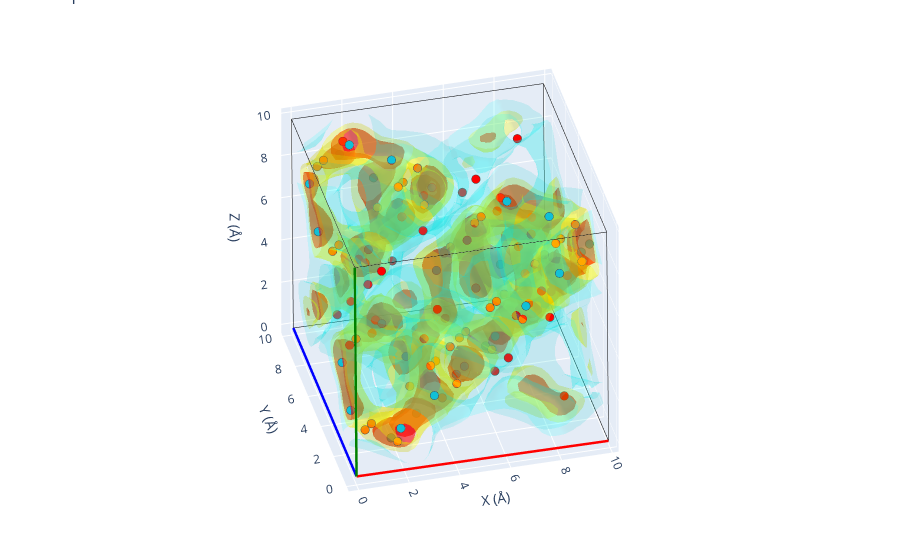

Here is the notebook cell this chart was saved with:
### Markdown cell above
## A richer reference: three Li Wyckoff sites

The `argyrodite.cif` above only lists the single 48*h* lithium position. A more complete
description of the lithium sublattice spreads the lithium over **three** Wyckoff sites
(48*h*, a second 48*h*, and 16*e*). The bundled `src/gemdat/data/argyrodite_48h48h16e.cif`
captures this; overlaying its 112 lithium sites on the folded density shows how the
secondary positions line up with the simulated density.

### Code cell
# `Structure`, `load_known_material` and `Image` are already imported above.
reference_3site = load_known_material('argyrodite_48h48h16e')
expected_sites_3site = Structure(
    lattice=folded_vol.lattice,
    species=[site.specie for site in reference_3site],
    coords=[site.frac_coords for site in reference_3site],
    # Keep the Wyckoff labels ('48h', '48h2', '16e') so plot_3d colours the
    # three site types distinctly.
    labels=reference_3site.labels,
)

folded_vol.plot_3d(structure=expected_sites_3site)

### Figure 1 — Plotly figure (JSON) as saved in the notebook; plotly's stock layout.template omitted (floating-point values rounded to 4 significant figures; data arrays with more than 128 entries replaced by an {"elided": "..."} marker saying what was removed)
{"data": [{"line": {"color": "red", "width": 5}, "mode": "lines", "showlegend": false, "type": "scatter3d", "x": [0, 9.937], "y": [0, 0.003104], "z": [0, -0.07366]}, {"line": {"color": "blue", "width": 5}, "mode": "lines", "showlegend": false, "type": "scatter3d", "x": [0, 0.005318], "y": [0, 9.919], "z": [0, -0.02126]}, {"line": {"color": "green", "width": 5}, "mode": "lines", "showlegend": false, "type": "scatter3d", "x": [0, -0.07517], "y": [0, -0.01577], "z": [0, 9.916]}, {"line": {"color": "black", "width": 1}, "mode": "lines", "showlegend": false, "type": "scatter3d", "x": [9.937, 9.942], "y": [0.003104, 9.923], "z": [-0.07366, -0.09492]}, {"line": {"color": "black", "width": 1}, "mode": "lines", "showlegend": false, "type": "scatter3d", "x": [9.937, 9.861], "y": [0.003104, -0.01266], "z": [-0.07366, 9.842]}, {"line": {"color": "black", "width": 1}, "mode": "lines", "showlegend": false, "type": "scatter3d", "x": [0.005318, 9.942], "y": [9.919, 9.923], "z": [-0.02126, -0.09492]}, {"line": {"color": "black", "width": 1}, "mode": "lines", "showlegend": false, "type": "scatter3d", "x": [0.005318, -0.06986], "y": [9.919, 9.904], "z": [-0.02126, 9.895]}, {"line": {"color": "black", "width": 1}, "mode": "lines", "showlegend": false, "type": "scatter3d", "x": [-0.07517, 9.861], "y": [-0.01577, -0.01266], "z": [9.916, 9.842]}, {"line": {"color": "black", "width": 1}, "mode": "lines", "showlegend": false, "type": "scatter3d", "x": [-0.07517, -0.06986], "y": [-0.01577, 9.904], "z": [9.916, 9.895]}, {"line": {"color": "black", "width": 1}, "mode": "lines", "showlegend": false, "type": "scatter3d", "x": [9.867, -0.06986], "y": [9.907, 9.904], "z": [9.821, 9.895]}, {"line": {"color": "black", "width": 1}, "mode": "lines", "showlegend": false, "type": "scatter3d", "x": [9.867, 9.861], "y": [9.907, -0.01266], "z": [9.821, 9.842]}, {"line": {"color": "black", "width": 1}, "mode": "lines", "showlegend": false, "type": "scatter3d", "x": [9.867, 9.942], "y": [9.907, 9.923], "z": [9.821, -0.09492]}, {"color": "red", "i": {"elided": "7396 int values"}, "j": {"elided": "7396 int values"}, "k": {"elided": "7396 int values"}, "name": "isoval=434.5", "opacity": 0.6, "showlegend": false, "type": "mesh3d", "x": {"elided": "4027 float values"}, "y": {"elided": "4027 float values"}, "z": {"elided": "4027 float values"}}, {"color": "yellow", "i": {"elided": "15224 int values"}, "j": {"elided": "15224 int values"}, "k": {"elided": "15224 int values"}, "name": "isoval=173.8", "opacity": 0.3, "showlegend": false, "type": "mesh3d", "x": {"elided": "8020 float values"}, "y": {"elided": "8020 float values"}, "z": {"elided": "8020 float values"}}, {"color": "cyan", "i": {"elided": "19034 int values"}, "j": {"elided": "19034 int values"}, "k": {"elided": "19034 int values"}, "name": "isoval=12.166", "opacity": 0.15, "showlegend": false, "type": "mesh3d", "x": {"elided": "10091 float values"}, "y": {"elided": "10091 float values"}, "z": {"elided": "10091 float values"}}, {"line": {"color": "red", "width": 5}, "mode": "lines", "showlegend": false, "type": "scatter3d", "x": [0, 9.937], "y": [0, 0.003104], "z": [0, -0.07366]}, {"line": {"color": "blue", "width": 5}, "mode": "lines", "showlegend": false, "type": "scatter3d", "x": [0, 0.005318], "y": [0, 9.919], "z": [0, -0.02126]}, {"line": {"color": "green", "width": 5}, "mode": "lines", "showlegend": false, "type": "scatter3d", "x": [0, -0.07517], "y": [0, -0.01577], "z": [0, 9.916]}, {"line": {"color": "black", "width": 1}, "mode": "lines", "showlegend": false, "type": "scatter3d", "x": [9.937, 9.942], "y": [0.003104, 9.923], "z": [-0.07366, -0.09492]}, {"line": {"color": "black", "width": 1}, "mode": "lines", "showlegend": false, "type": "scatter3d", "x": [9.937, 9.861], "y": [0.003104, -0.01266], "z": [-0.07366, 9.842]}, {"line": {"color": "black", "width": 1}, "mode": "lines", "showlegend": false, "type": "scatter3d", "x": [0.005318, 9.942], "y": [9.919, 9.923], "z": [-0.02126, -0.09492]}, {"line": {"color": "black", "width": 1}, "mode": "lines", "showlegend": false, "type": "scatter3d", "x": [0.005318, -0.06986], "y": [9.919, 9.904], "z": [-0.02126, 9.895]}, {"line": {"color": "black", "width": 1}, "mode": "lines", "showlegend": false, "type": "scatter3d", "x": [-0.07517, 9.861], "y": [-0.01577, -0.01266], "z": [9.916, 9.842]}, {"line": {"color": "black", "width": 1}, "mode": "lines", "showlegend": false, "type": "scatter3d", "x": [-0.07517, -0.06986], "y": [-0.01577, 9.904], "z": [9.916, 9.895]}, {"line": {"color": "black", "width": 1}, "mode": "lines", "showlegend": false, "type": "scatter3d", "x": [9.867, -0.06986], "y": [9.907, 9.904], "z": [9.821, 9.895]}, {"line": {"color": "black", "width": 1}, "mode": "lines", "showlegend": false, "type": "scatter3d", "x": [9.867, 9.861], "y": [9.907, -0.01266], "z": [9.821, 9.842]}, {"line": {"color": "black", "width": 1}, "mode": "lines", "showlegend": false, "type": "scatter3d", "x": [9.867, 9.942], "y": [9.907, 9.923], "z": [9.821, -0.09492]}, {"marker": {"color": ["rgb(17, 192, 214)"], "line": {"width": 2.5}, "size": 5}, "mode": "markers", "name": "48h", "showlegend": false, "type": "scatter3d", "x": [1.818], "y": [1.815], "z": [0.2206]}, {"marker": {"color": ["rgb(17, 192, 214)"], "line": {"width": 2.5}, "size": 5}, "mode": "markers", "name": "48h", "showlegend": false, "type": "scatter3d", "x": [1.783], "y": [6.767], "z": [5.168]}, {"marker": {"color": ["rgb(17, 192, 214)"], "line": {"width": 2.5}, "size": 5}, "mode": "markers", "name": "48h", "showlegend": false, "type": "scatter3d", "x": [6.748], "y": [1.809], "z": [5.142]}, {"marker": {"color": ["rgb(17, 192, 214)"], "line": {"width": 2.5}, "size": 5}, "mode": "markers", "name": "48h", "showlegend": false, "type": "scatter3d", "x": [6.789], "y": [6.777], "z": [0.1732]}, {"marker": {"color": ["rgb(17, 192, 214)"], "line": {"width": 2.5}, "size": 5}, "mode": "markers", "name": "48h", "showlegend": false, "type": "scatter3d", "x": [9.638], "y": [1.805], "z": [8.026]}, {"marker": {"color": ["rgb(17, 192, 214)"], "line": {"width": 2.5}, "size": 5}, "mode": "markers", "name": "48h", "showlegend": false, "type": "scatter3d", "x": [9.678], "y": [6.773], "z": [3.057]}, {"marker": {"color": ["rgb(17, 192, 214)"], "line": {"width": 2.5}, "size": 5}, "mode": "markers", "name": "48h", "showlegend": false, "type": "scatter3d", "x": [4.707], "y": [1.812], "z": [3.104]}, {"marker": {"color": ["rgb(17, 192, 214)"], "line": {"width": 2.5}, "size": 5}, "mode": "markers", "name": "48h", "showlegend": false, "type": "scatter3d", "x": [4.672], "y": [6.764], "z": [8.052]}, {"marker": {"color": ["rgb(17, 192, 214)"], "line": {"width": 2.5}, "size": 5}, "mode": "markers", "name": "48h", "showlegend": false, "type": "scatter3d", "x": [8.057], "y": [0.2277], "z": [8.041]}, {"marker": {"color": ["rgb(17, 192, 214)"], "line": {"width": 2.5}, "size": 5}, "mode": "markers", "name": "48h", "showlegend": false, "type": "scatter3d", "x": [8.097], "y": [5.195], "z": [3.072]}, {"marker": {"color": ["rgb(17, 192, 214)"], "line": {"width": 2.5}, "size": 5}, "mode": "markers", "name": "48h", "showlegend": false, "type": "scatter3d", "x": [3.126], "y": [0.2341], "z": [3.12]}, {"marker": {"color": ["rgb(17, 192, 214)"], "line": {"width": 2.5}, "size": 5}, "mode": "markers", "name": "48h", "showlegend": false, "type": "scatter3d", "x": [3.091], "y": [5.186], "z": [8.067]}, {"marker": {"color": ["rgb(17, 192, 214)"], "line": {"width": 2.5}, "size": 5}, "mode": "markers", "name": "48h", "showlegend": false, "type": "scatter3d", "x": [8.046], "y": [1.802], "z": [9.614]}, {"marker": {"color": ["rgb(17, 192, 214)"], "line": {"width": 2.5}, "size": 5}, "mode": "markers", "name": "48h", "showlegend": false, "type": "scatter3d", "x": [8.086], "y": [6.77], "z": [4.645]}, {"marker": {"color": ["rgb(17, 192, 214)"], "line": {"width": 2.5}, "size": 5}, "mode": "markers", "name": "48h", "showlegend": false, "type": "scatter3d", "x": [3.115], "y": [1.809], "z": [4.693]}, {"marker": {"color": ["rgb(17, 192, 214)"], "line": {"width": 2.5}, "size": 5}, "mode": "markers", "name": "48h", "showlegend": false, "type": "scatter3d", "x": [3.08], "y": [6.761], "z": [9.64]}, {"marker": {"color": ["rgb(17, 192, 214)"], "line": {"width": 2.5}, "size": 5}, "mode": "markers", "name": "48h", "showlegend": false, "type": "scatter3d", "x": [1.762], "y": [9.669], "z": [8.067]}, {"marker": {"color": ["rgb(17, 192, 214)"], "line": {"width": 2.5}, "size": 5}, "mode": "markers", "name": "48h", "showlegend": false, "type": "scatter3d", "x": [1.797], "y": [4.717], "z": [3.12]}, {"marker": {"color": ["rgb(17, 192, 214)"], "line": {"width": 2.5}, "size": 5}, "mode": "markers", "name": "48h", "showlegend": false, "type": "scatter3d", "x": [6.768], "y": [9.678], "z": [3.072]}, {"marker": {"color": ["rgb(17, 192, 214)"], "line": {"width": 2.5}, "size": 5}, "mode": "markers", "name": "48h", "showlegend": false, "type": "scatter3d", "x": [6.728], "y": [4.711], "z": [8.041]}, {"marker": {"color": ["rgb(17, 192, 214)"], "line": {"width": 2.5}, "size": 5}, "mode": "markers", "name": "48h", "showlegend": false, "type": "scatter3d", "x": [0.1814], "y": [8.091], "z": [8.082]}, {"marker": {"color": ["rgb(17, 192, 214)"], "line": {"width": 2.5}, "size": 5}, "mode": "markers", "name": "48h", "showlegend": false, "type": "scatter3d", "x": [0.2163], "y": [3.14], "z": [3.135]}, {"marker": {"color": ["rgb(17, 192, 214)"], "line": {"width": 2.5}, "size": 5}, "mode": "markers", "name": "48h", "showlegend": false, "type": "scatter3d", "x": [5.187], "y": [8.101], "z": [3.087]}, {"marker": {"color": ["rgb(17, 192, 214)"], "line": {"width": 2.5}, "size": 5}, "mode": "markers", "name": "48h", "showlegend": false, "type": "scatter3d", "x": [5.147], "y": [3.133], "z": [8.056]}, {"marker": {"color": ["rgb(17, 192, 214)"], "line": {"width": 2.5}, "size": 5}, "mode": "markers", "name": "48h", "showlegend": false, "type": "scatter3d", "x": [1.749], "y": [8.089], "z": [9.647]}, {"marker": {"color": ["rgb(17, 192, 214)"], "line": {"width": 2.5}, "size": 5}, "mode": "markers", "name": "48h", "showlegend": false, "type": "scatter3d", "x": [1.784], "y": [3.138], "z": [4.7]}, {"marker": {"color": ["rgb(17, 192, 214)"], "line": {"width": 2.5}, "size": 5}, "mode": "markers", "name": "48h", "showlegend": false, "type": "scatter3d", "x": [6.755], "y": [8.099], "z": [4.652]}, {"marker": {"color": ["rgb(17, 192, 214)"], "line": {"width": 2.5}, "size": 5}, "mode": "markers", "name": "48h", "showlegend": false, "type": "scatter3d", "x": [6.715], "y": [3.131], "z": [9.621]}, {"marker": {"color": ["rgb(17, 192, 214)"], "line": {"width": 2.5}, "size": 5}, "mode": "markers", "name": "48h", "showlegend": false, "type": "scatter3d", "x": [1.805], "y": [0.2357], "z": [1.801]}, {"marker": {"color": ["rgb(17, 192, 214)"], "line": {"width": 2.5}, "size": 5}, "mode": "markers", "name": "48h", "showlegend": false, "type": "scatter3d", "x": [1.77], "y": [5.188], "z": [6.748]}, {"marker": {"color": ["rgb(17, 192, 214)"], "line": {"width": 2.5}, "size": 5}, "mode": "markers", "name": "48h", "showlegend": false, "type": "scatter3d", "x": [6.735], "y": [0.2294], "z": [6.722]}, {"marker": {"color": ["rgb(17, 192, 214)"], "line": {"width": 2.5}, "size": 5}, "mode": "markers", "name": "48h", "showlegend": false, "type": "scatter3d", "x": [6.776], "y": [5.197], "z": [1.753]}, {"marker": {"color": ["rgb(17, 192, 214)"], "line": {"width": 2.5}, "size": 5}, "mode": "markers", "name": "48h", "showlegend": false, "type": "scatter3d", "x": [0.2257], "y": [1.812], "z": [1.809]}, {"marker": {"color": ["rgb(17, 192, 214)"], "line": {"width": 2.5}, "size": 5}, "mode": "markers", "name": "48h", "showlegend": false, "type": "scatter3d", "x": [0.1908], "y": [6.764], "z": [6.756]}, {"marker": {"color": ["rgb(17, 192, 214)"], "line": {"width": 2.5}, "size": 5}, "mode": "markers", "name": "48h", "showlegend": false, "type": "scatter3d", "x": [5.156], "y": [1.806], "z": [6.73]}, {"marker": {"color": ["rgb(17, 192, 214)"], "line": {"width": 2.5}, "size": 5}, "mode": "markers", "name": "48h", "showlegend": false, "type": "scatter3d", "x": [5.197], "y": [6.774], "z": [1.762]}, {"marker": {"color": ["rgb(17, 192, 214)"], "line": {"width": 2.5}, "size": 5}, "mode": "markers", "name": "48h", "showlegend": false, "type": "scatter3d", "x": [9.689], "y": [8.104], "z": [1.725]}, {"marker": {"color": ["rgb(17, 192, 214)"], "line": {"width": 2.5}, "size": 5}, "mode": "markers", "name": "48h", "showlegend": false, "type": "scatter3d", "x": [9.648], "y": [3.137], "z": [6.694]}, {"marker": {"color": ["rgb(17, 192, 214)"], "line": {"width": 2.5}, "size": 5}, "mode": "markers", "name": "48h", "showlegend": false, "type": "scatter3d", "x": [4.683], "y": [8.095], "z": [6.72]}, {"marker": {"color": ["rgb(17, 192, 214)"], "line": {"width": 2.5}, "size": 5}, "mode": "markers", "name": "48h", "showlegend": false, "type": "scatter3d", "x": [4.718], "y": [3.143], "z": [1.773]}, {"marker": {"color": ["rgb(17, 192, 214)"], "line": {"width": 2.5}, "size": 5}, "mode": "markers", "name": "48h", "showlegend": false, "type": "scatter3d", "x": [8.11], "y": [9.681], "z": [1.734]}, {"marker": {"color": ["rgb(17, 192, 214)"], "line": {"width": 2.5}, "size": 5}, "mode": "markers", "name": "48h", "showlegend": false, "type": "scatter3d", "x": [8.069], "y": [4.713], "z": [6.702]}, {"marker": {"color": ["rgb(17, 192, 214)"], "line": {"width": 2.5}, "size": 5}, "mode": "markers", "name": "48h", "showlegend": false, "type": "scatter3d", "x": [3.104], "y": [9.672], "z": [6.729]}, {"marker": {"color": ["rgb(17, 192, 214)"], "line": {"width": 2.5}, "size": 5}, "mode": "markers", "name": "48h", "showlegend": false, "type": "scatter3d", "x": [3.139], "y": [4.72], "z": [1.781]}, {"marker": {"color": ["rgb(17, 192, 214)"], "line": {"width": 2.5}, "size": 5}, "mode": "markers", "name": "48h", "showlegend": false, "type": "scatter3d", "x": [8.121], "y": [8.106], "z": [0.1604]}, {"marker": {"color": ["rgb(17, 192, 214)"], "line": {"width": 2.5}, "size": 5}, "mode": "markers", "name": "48h", "showlegend": false, "type": "scatter3d", "x": [8.08], "y": [3.139], "z": [5.129]}, {"marker": {"color": ["rgb(17, 192, 214)"], "line": {"width": 2.5}, "size": 5}, "mode": "markers", "name": "48h", "showlegend": false, "type": "scatter3d", "x": [3.115], "y": [8.097], "z": [5.155]}, {"marker": {"color": ["rgb(17, 192, 214)"], "line": {"width": 2.5}, "size": 5}, "mode": "markers", "name": "48h", "showlegend": false, "type": "scatter3d", "x": [3.15], "y": [3.145], "z": [0.2079]}, {"marker": {"color": ["rgb(255, 130, 0)"], "line": {"width": 2.5}, "size": 5}, "mode": "markers", "name": "48h2", "showlegend": false, "type": "scatter3d", "x": [0.7816], "y": [0.7909], "z": [1.807]}, {"marker": {"color": ["rgb(255, 130, 0)"], "line": {"width": 2.5}, "size": 5}, "mode": "markers", "name": "48h2", "showlegend": false, "type": "scatter3d", "x": [0.7467], "y": [5.743], "z": [6.755]}, {"marker": {"color": ["rgb(255, 130, 0)"], "line": {"width": 2.5}, "size": 5}, "mode": "markers", "name": "48h2", "showlegend": false, "type": "scatter3d", "x": [5.712], "y": [0.7846], "z": [6.728]}, {"marker": {"color": ["rgb(255, 130, 0)"], "line": {"width": 2.5}, "size": 5}, "mode": "markers", "name": "48h2", "showlegend": false, "type": "scatter3d", "x": [5.753], "y": [5.752], "z": [1.76]}, {"marker": {"color": ["rgb(255, 130, 0)"], "line": {"width": 2.5}, "size": 5}, "mode": "markers", "name": "48h2", "showlegend": false, "type": "scatter3d", "x": [8.049], "y": [0.7816], "z": [9.061]}, {"marker": {"color": ["rgb(255, 130, 0)"], "line": {"width": 2.5}, "size": 5}, "mode": "markers", "name": "48h2", "showlegend": false, "type": "scatter3d", "x": [8.09], "y": [5.749], "z": [4.092]}, {"marker": {"color": ["rgb(255, 130, 0)"], "line": {"width": 2.5}, "size": 5}, "mode": "markers", "name": "48h2", "showlegend": false, "type": "scatter3d", "x": [3.119], "y": [0.7879], "z": [4.14]}, {"marker": {"color": ["rgb(255, 130, 0)"], "line": {"width": 2.5}, "size": 5}, "mode": "markers", "name": "48h2", "showlegend": false, "type": "scatter3d", "x": [3.084], "y": [5.74], "z": [9.087]}, {"marker": {"color": ["rgb(255, 130, 0)"], "line": {"width": 2.5}, "size": 5}, "mode": "markers", "name": "48h2", "showlegend": false, "type": "scatter3d", "x": [9.073], "y": [1.804], "z": [9.051]}, {"marker": {"color": ["rgb(255, 130, 0)"], "line": {"width": 2.5}, "size": 5}, "mode": "markers", "name": "48h2", "showlegend": false, "type": "scatter3d", "x": [9.114], "y": [6.771], "z": [4.082]}, {"marker": {"color": ["rgb(255, 130, 0)"], "line": {"width": 2.5}, "size": 5}, "mode": "markers", "name": "48h2", "showlegend": false, "type": "scatter3d", "x": [4.143], "y": [1.81], "z": [4.13]}, {"marker": {"color": ["rgb(255, 130, 0)"], "line": {"width": 2.5}, "size": 5}, "mode": "markers", "name": "48h2", "showlegend": false, "type": "scatter3d", "x": [4.108], "y": [6.762], "z": [9.077]}, {"marker": {"color": ["rgb(255, 130, 0)"], "line": {"width": 2.5}, "size": 5}, "mode": "markers", "name": "48h2", "showlegend": false, "type": "scatter3d", "x": [9.081], "y": [0.7835], "z": [8.032]}, {"marker": {"color": ["rgb(255, 130, 0)"], "line": {"width": 2.5}, "size": 5}, "mode": "markers", "name": "48h2", "showlegend": false, "type": "scatter3d", "x": [9.121], "y": [5.751], "z": [3.063]}, {"marker": {"color": ["rgb(255, 130, 0)"], "line": {"width": 2.5}, "size": 5}, "mode": "markers", "name": "48h2", "showlegend": false, "type": "scatter3d", "x": [4.15], "y": [0.7899], "z": [3.111]}, {"marker": {"color": ["rgb(255, 130, 0)"], "line": {"width": 2.5}, "size": 5}, "mode": "markers", "name": "48h2", "showlegend": false, "type": "scatter3d", "x": [4.115], "y": [5.742], "z": [8.058]}, {"marker": {"color": ["rgb(255, 130, 0)"], "line": {"width": 2.5}, "size": 5}, "mode": "markers", "name": "48h2", "showlegend": false, "type": "scatter3d", "x": [0.7301], "y": [8.09], "z": [9.1]}, {"marker": {"color": ["rgb(255, 130, 0)"], "line": {"width": 2.5}, "size": 5}, "mode": "markers", "name": "48h2", "showlegend": false, "type": "scatter3d", "x": [0.765], "y": [3.138], "z": [4.152]}, {"marker": {"color": ["rgb(255, 130, 0)"], "line": {"width": 2.5}, "size": 5}, "mode": "markers", "name": "48h2", "showlegend": false, "type": "scatter3d", "x": [5.736], "y": [8.099], "z": [4.105]}, {"marker": {"color": ["rgb(255, 130, 0)"], "line": {"width": 2.5}, "size": 5}, "mode": "markers", "name": "48h2", "showlegend": false, "type": "scatter3d", "x": [5.696], "y": [3.132], "z": [9.073]}, {"marker": {"color": ["rgb(255, 130, 0)"], "line": {"width": 2.5}, "size": 5}, "mode": "markers", "name": "48h2", "showlegend": false, "type": "scatter3d", "x": [1.754], "y": [9.112], "z": [9.09]}, {"marker": {"color": ["rgb(255, 130, 0)"], "line": {"width": 2.5}, "size": 5}, "mode": "markers", "name": "48h2", "showlegend": false, "type": "scatter3d", "x": [1.789], "y": [4.16], "z": [4.142]}, {"marker": {"color": ["rgb(255, 130, 0)"], "line": {"width": 2.5}, "size": 5}, "mode": "markers", "name": "48h2", "showlegend": false, "type": "scatter3d", "x": [6.76], "y": [9.121], "z": [4.095]}, {"marker": {"color": ["rgb(255, 130, 0)"], "line": {"width": 2.5}, "size": 5}, "mode": "markers", "name": "48h2", "showlegend": false, "type": "scatter3d", "x": [6.72], "y": [4.154], "z": [9.064]}, {"marker": {"color": ["rgb(255, 130, 0)"], "line": {"width": 2.5}, "size": 5}, "mode": "markers", "name": "48h2", "showlegend": false, "type": "scatter3d", "x": [0.7384], "y": [9.113], "z": [8.076]}, {"marker": {"color": ["rgb(255, 130, 0)"], "line": {"width": 2.5}, "size": 5}, "mode": "markers", "name": "48h2", "showlegend": false, "type": "scatter3d", "x": [0.7733], "y": [4.161], "z": [3.129]}, {"marker": {"color": ["rgb(255, 130, 0)"], "line": {"width": 2.5}, "size": 5}, "mode": "markers", "name": "48h2", "showlegend": false, "type": "scatter3d", "x": [5.744], "y": [9.123], "z": [3.081]}, {"marker": {"color": ["rgb(255, 130, 0)"], "line": {"width": 2.5}, "size": 5}, "mode": "markers", "name": "48h2", "showlegend": false, "type": "scatter3d", "x": [5.704], "y": [4.155], "z": [8.05]}, {"marker": {"color": ["rgb(255, 130, 0)"], "line": {"width": 2.5}, "size": 5}, "mode": "markers", "name": "48h2", "showlegend": false, "type": "scatter3d", "x": [0.7899], "y": [1.814], "z": [0.7835]}, {"marker": {"color": ["rgb(255, 130, 0)"], "line": {"width": 2.5}, "size": 5}, "mode": "markers", "name": "48h2", "showlegend": false, "type": "scatter3d", "x": [0.755], "y": [6.766], "z": [5.731]}, {"marker": {"color": ["rgb(255, 130, 0)"], "line": {"width": 2.5}, "size": 5}, "mode": "markers", "name": "48h2", "showlegend": false, "type": "scatter3d", "x": [5.721], "y": [1.808], "z": [5.705]}, {"marker": {"color": ["rgb(255, 130, 0)"], "line": {"width": 2.5}, "size": 5}, "mode": "markers", "name": "48h2", "showlegend": false, "type": "scatter3d", "x": [5.761], "y": [6.776], "z": [0.736]}, {"marker": {"color": ["rgb(255, 130, 0)"], "line": {"width": 2.5}, "size": 5}, "mode": "markers", "name": "48h2", "showlegend": false, "type": "scatter3d", "x": [1.813], "y": [0.7929], "z": [0.7781]}, {"marker": {"color": ["rgb(255, 130, 0)"], "line": {"width": 2.5}, "size": 5}, "mode": "markers", "name": "48h2", "showlegend": false, "type": "scatter3d", "x": [1.778], "y": [5.745], "z": [5.726]}, {"marker": {"color": ["rgb(255, 130, 0)"], "line": {"width": 2.5}, "size": 5}, "mode": "markers", "name": "48h2", "showlegend": false, "type": "scatter3d", "x": [6.744], "y": [0.7865], "z": [5.699]}, {"marker": {"color": ["rgb(255, 130, 0)"], "line": {"width": 2.5}, "size": 5}, "mode": "markers", "name": "48h2", "showlegend": false, "type": "scatter3d", "x": [6.784], "y": [5.754], "z": [0.7307]}, {"marker": {"color": ["rgb(255, 130, 0)"], "line": {"width": 2.5}, "size": 5}, "mode": "markers", "name": "48h2", "showlegend": false, "type": "scatter3d", "x": [8.117], "y": [9.127], "z": [0.7136]}, {"marker": {"color": ["rgb(255, 130, 0)"], "line": {"width": 2.5}, "size": 5}, "mode": "markers", "name": "48h2", "showlegend": false, "type": "scatter3d", "x": [8.077], "y": [4.16], "z": [5.682]}, {"marker": {"color": ["rgb(255, 130, 0)"], "line": {"width": 2.5}, "size": 5}, "mode": "markers", "name": "48h2", "showlegend": false, "type": "scatter3d", "x": [3.111], "y": [9.118], "z": [5.708]}, {"marker": {"color": ["rgb(255, 130, 0)"], "line": {"width": 2.5}, "size": 5}, "mode": "markers", "name": "48h2", "showlegend": false, "type": "scatter3d", "x": [3.146], "y": [4.166], "z": [0.761]}, {"marker": {"color": ["rgb(255, 130, 0)"], "line": {"width": 2.5}, "size": 5}, "mode": "markers", "name": "48h2", "showlegend": false, "type": "scatter3d", "x": [9.14], "y": [8.106], "z": [0.7082]}, {"marker": {"color": ["rgb(255, 130, 0)"], "line": {"width": 2.5}, "size": 5}, "mode": "markers", "name": "48h2", "showlegend": false, "type": "scatter3d", "x": [9.1], "y": [3.138], "z": [5.677]}, {"marker": {"color": ["rgb(255, 130, 0)"], "line": {"width": 2.5}, "size": 5}, "mode": "markers", "name": "48h2", "showlegend": false, "type": "scatter3d", "x": [4.134], "y": [8.096], "z": [5.703]}, {"marker": {"color": ["rgb(255, 130, 0)"], "line": {"width": 2.5}, "size": 5}, "mode": "markers", "name": "48h2", "showlegend": false, "type": "scatter3d", "x": [4.169], "y": [3.144], "z": [0.7556]}, {"marker": {"color": ["rgb(255, 130, 0)"], "line": {"width": 2.5}, "size": 5}, "mode": "markers", "name": "48h2", "showlegend": false, "type": "scatter3d", "x": [9.133], "y": [9.126], "z": [1.727]}, {"marker": {"color": ["rgb(255, 130, 0)"], "line": {"width": 2.5}, "size": 5}, "mode": "markers", "name": "48h2", "showlegend": false, "type": "scatter3d", "x": [9.093], "y": [4.158], "z": [6.696]}, {"marker": {"color": ["rgb(255, 130, 0)"], "line": {"width": 2.5}, "size": 5}, "mode": "markers", "name": "48h2", "showlegend": false, "type": "scatter3d", "x": [4.127], "y": [9.116], "z": [6.722]}, {"marker": {"color": ["rgb(255, 130, 0)"], "line": {"width": 2.5}, "size": 5}, "mode": "markers", "name": "48h2", "showlegend": false, "type": "scatter3d", "x": [4.162], "y": [4.165], "z": [1.775]}, {"marker": {"color": ["rgb(255, 0, 0)"], "line": {"width": 2.5}, "size": 5}, "mode": "markers", "name": "16e", "showlegend": false, "type": "scatter3d", "x": [8.485], "y": [8.52], "z": [8.446]}, {"marker": {"color": ["rgb(255, 0, 0)"], "line": {"width": 2.5}, "size": 5}, "mode": "markers", "name": "16e", "showlegend": false, "type": "scatter3d", "x": [8.52], "y": [3.568], "z": [3.499]}, {"marker": {"color": ["rgb(255, 0, 0)"], "line": {"width": 2.5}, "size": 5}, "mode": "markers", "name": "16e", "showlegend": false, "type": "scatter3d", "x": [3.555], "y": [8.526], "z": [3.525]}, {"marker": {"color": ["rgb(255, 0, 0)"], "line": {"width": 2.5}, "size": 5}, "mode": "markers", "name": "16e", "showlegend": false, "type": "scatter3d", "x": [3.514], "y": [3.559], "z": [8.494]}, {"marker": {"color": ["rgb(255, 0, 0)"], "line": {"width": 2.5}, "size": 5}, "mode": "markers", "name": "16e", "showlegend": false, "type": "scatter3d", "x": [1.385], "y": [8.529], "z": [1.36]}, {"marker": {"color": ["rgb(255, 0, 0)"], "line": {"width": 2.5}, "size": 5}, "mode": "markers", "name": "16e", "showlegend": false, "type": "scatter3d", "x": [1.345], "y": [3.561], "z": [6.328]}, {"marker": {"color": ["rgb(255, 0, 0)"], "line": {"width": 2.5}, "size": 5}, "mode": "markers", "name": "16e", "showlegend": false, "type": "scatter3d", "x": [6.316], "y": [8.523], "z": [6.281]}, {"marker": {"color": ["rgb(255, 0, 0)"], "line": {"width": 2.5}, "size": 5}, "mode": "markers", "name": "16e", "showlegend": false, "type": "scatter3d", "x": [6.351], "y": [3.571], "z": [1.333]}, {"marker": {"color": ["rgb(255, 0, 0)"], "line": {"width": 2.5}, "size": 5}, "mode": "markers", "name": "16e", "showlegend": false, "type": "scatter3d", "x": [8.536], "y": [1.389], "z": [1.322]}, {"marker": {"color": ["rgb(255, 0, 0)"], "line": {"width": 2.5}, "size": 5}, "mode": "markers", "name": "16e", "showlegend": false, "type": "scatter3d", "x": [8.501], "y": [6.341], "z": [6.269]}, {"marker": {"color": ["rgb(255, 0, 0)"], "line": {"width": 2.5}, "size": 5}, "mode": "markers", "name": "16e", "showlegend": false, "type": "scatter3d", "x": [3.53], "y": [1.38], "z": [6.317]}, {"marker": {"color": ["rgb(255, 0, 0)"], "line": {"width": 2.5}, "size": 5}, "mode": "markers", "name": "16e", "showlegend": false, "type": "scatter3d", "x": [3.57], "y": [6.347], "z": [1.348]}, {"marker": {"color": ["rgb(255, 0, 0)"], "line": {"width": 2.5}, "size": 5}, "mode": "markers", "name": "16e", "showlegend": false, "type": "scatter3d", "x": [1.327], "y": [1.376], "z": [8.515]}, {"marker": {"color": ["rgb(255, 0, 0)"], "line": {"width": 2.5}, "size": 5}, "mode": "markers", "name": "16e", "showlegend": false, "type": "scatter3d", "x": [1.367], "y": [6.343], "z": [3.546]}, {"marker": {"color": ["rgb(255, 0, 0)"], "line": {"width": 2.5}, "size": 5}, "mode": "markers", "name": "16e", "showlegend": false, "type": "scatter3d", "x": [6.333], "y": [1.385], "z": [3.52]}, {"marker": {"color": ["rgb(255, 0, 0)"], "line": {"width": 2.5}, "size": 5}, "mode": "markers", "name": "16e", "showlegend": false, "type": "scatter3d", "x": [6.298], "y": [6.337], "z": [8.467]}], "layout": {"legend": {"orientation": "h", "x": 0, "xanchor": "left", "y": -0.1, "yanchor": "bottom"}, "margin": {"b": 0, "l": 0, "r": 0, "t": 0}, "scene": {"aspectmode": "manual", "aspectratio": {"x": 0.9937, "y": 0.9919, "z": 0.9916}, "camera": {"eye": {"x": -0.4968, "y": -1.984, "z": 1.487}, "projection": {"type": "orthographic"}}, "xaxis": {"title": {"text": "X (Å)"}}, "yaxis": {"title": {"text": "Y (Å)"}}, "zaxis": {"title": {"text": "Z (Å)"}}}, "showlegend": true, "title": {"text": "3D plot"}}}
